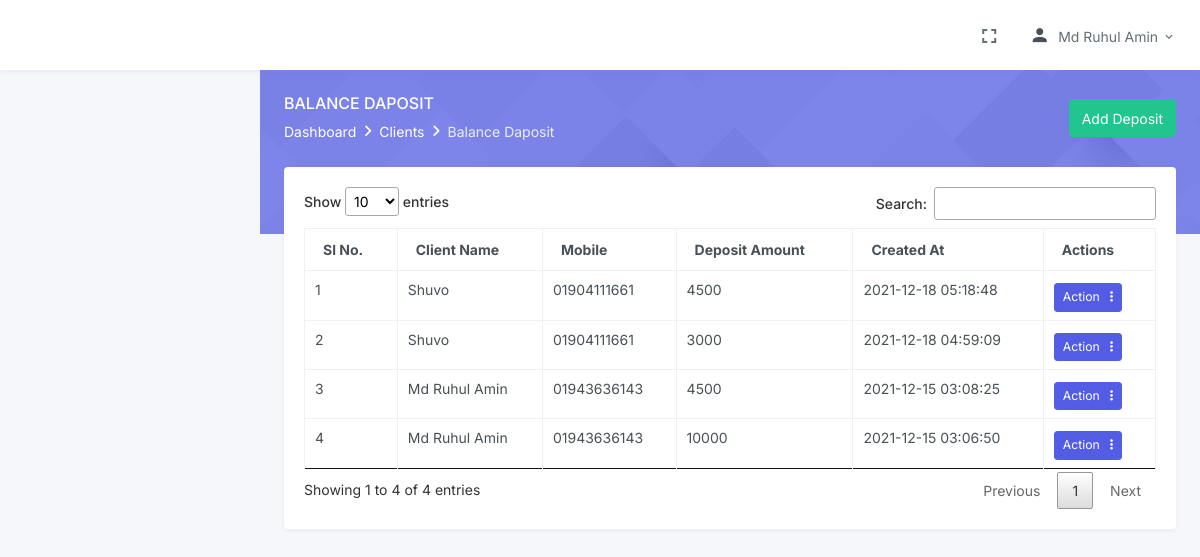
Screenshot of /balance_deposit.php (signed in) with the database file from the repository.
### tables this page shows
CREATE TABLE `test` (
  `id` int(11) NOT NULL,
  `client_id` int(11) NOT NULL,
  `transaction_id` varchar(30) NOT NULL,
  `deposit_method` varchar(220) NOT NULL,
  `deposit_amount` int(11) NOT NULL,
  `deposit_voucher` varchar(255) NOT NULL,
  `deposit_date` date NOT NULL,
  `campaign_id` int(11) NOT NULL,
  `campaign_amount` float NOT NULL,
  `total_amount` float NOT NULL,
  `service_id` int(11) NOT NULL,
  `cat_id` int(11) NOT NULL,
  `sub_cat_id` int(11) NOT NULL,
  `price_category` int(11) NOT NULL,
  `price_unit` int(11) NOT NULL,
  `price_unit_amount` float NOT NULL,
  `discount_amount` float NOT NULL,
  `service_amount` float NOT NULL,
  `selling_price` float NOT NULL,
  `created_at` datetime NOT NULL,
  `updated_at` datetime NOT NULL,
  `created_by` int(11) NOT NULL,
  `updated_by` int(11) NOT NULL,
  `status` int(11) NOT NULL DEFAULT '1',
  `role` int(1) NOT NULL DEFAULT '1'
);

CREATE TABLE `clients` (
  `id` int(255) NOT NULL,
  `clientid` varchar(255) NOT NULL,
  `name` varchar(50) NOT NULL,
  `email` varchar(50) NOT NULL,
  `mobail` varchar(11) NOT NULL,
  `password` varchar(50) NOT NULL,
  `designation` varchar(50) NOT NULL,
  `company_name` varchar(100) NOT NULL,
  `company_email` varchar(50) NOT NULL,
  `company_contact` varchar(11) NOT NULL,
  `company_address` text NOT NULL,
  `client_img` varchar(500) NOT NULL DEFAULT 'set_profile.jpeg',
  `created_at` datetime NOT NULL,
  `created_by` int(11) NOT NULL,
  `updated_at` datetime DEFAULT NULL,
  `updated_by` int(11) DEFAULT NULL,
  `vkey` varchar(100) DEFAULT NULL,
  `balance` float DEFAULT '0',
  `status` int(11) NOT NULL
);

### inc/functions.inc.php (called while the page is built, shortened)
<?php
function db_conn()
{
    $db = mysqli_connect("localhost", "bgdbilli_client", "bgdclient", "bgdbilli_client");
    return $db;
}
function select($table_name, $field_names, $conditions = "", $join = "")
{
    $new_conditions = $conditions;
    if ($conditions) {
        $new_conditions =  "WHERE $conditions ";
    }
      $select = "SELECT $field_names FROM $table_name $join $new_conditions";
    $result = mysqli_query(db_conn(), $select);
    return $result;
}

### balance_deposit.php (the view, shortened to what this page needs)
<?php
require_once 'inc/header.inc.php';
?>
            <div class="main-content">
                <div class="page-content">
                    <div class="page-title-box">
                        <div class="container-fluid">
                         <div class="row align-items-center">
                             <div class="col-sm-6">
                                 <div class="page-title">
                                     <h4>Balance Daposit</h4>
                                         <ol class="breadcrumb m-0">
                                             <li class="breadcrumb-item"><a href="index.php">Dashboard</a></li>
                                             <li class="breadcrumb-item"><a href="all_client.php">Clients</a></li>
                                             <li class="breadcrumb-item active">Balance Daposit</li>
                                         </ol>
                                 </div>
                             </div>
                             <div class="col-sm-6">
                                <div class="float-end d-none d-sm-block">
                                    <a href="add_deposit.php" class="btn btn-success">Add Deposit</a>
                                </div>
                             </div>
                         </div>
                        </div>
                     </div>
                    <div class="container-fluid">
                        <div class="page-content-wrapper">
                            <div class="row">
                                <div class="col-12 overflow">
                                    <div class="card">
                                        <div class="card-body">
                                            <?php
                                            $results=select('test','*',"total_amount !='' ORDER BY created_at DESC");
                                            if (mysqli_num_rows($results) > 0) {
                                            ?>
                                            <table id="datatable" class="table table-bordered dt-responsive nowrap" style="border-collapse: collapse; border-spacing: 0; width: 100%;">
                                                <thead>
                                                <tr>
                                                    <th>Sl No.</th>
                                                    <th>Client Name</th>
                                                    <th>Mobile</th>
                                                    <th>Deposit Amount</th>
                                                    <th>Created At</th>
                                                    <th>Actions</th>
                                                </tr>
                                                </thead>
                                                <tbody>
                                                    <?php
                                                    $i=1;
                                                    foreach($results as $rowfordata ){
                                                    ?>
                                                <tr>
                                                <td><?=$i++ ?></td>
                                                    <?php
                                                    $selectclient=select("clients","name,mobail","id=". $rowfordata['client_id']);
                                                    if (mysqli_num_rows($selectclient) > 0 ) {
                                                    foreach($selectclient as $clientdata){
                                                        ?>
                                                        <td><?=$clientdata['name'];?></td>
                                                        <td><?=$clientdata['mobail'];?></td>
                                                        <?php
                                                    }
                                                }else{
                                                        ?>
                                                        <td></td>
                                                        <td></td>
                                                        <?php
                                                    }
                                                    ?>
                                                    <td><?=$rowfordata['total_amount'];?></td>
                                                    <td><?=$rowfordata['created_at'];?></td>
                                                    <td>
                                                <div class="btn-group mt-1 me-1">
                                                    <button class="btn btn-primary btn-sm dropdown-toggle" type="button" data-bs-toggle="dropdown" aria-haspopup="true" aria-expanded="false">
                                                        Action &nbsp; <i class="fa fa-ellipsis-v"></i></i>
                                                    </button>
                                                </div>
                                            </td>
                                                </tr>
                                                <?php
                                            }
                                                ?>
                                                </tbody>
                                            </table>
                                            <?php
                                             }else{
                                                 echo '<h3 class="text-center">Recourd Not Found</h3>';
                                             }
                                            ?>
                                        </div>
                                    </div>
                                </div>
                            </div>
                    </div>
                </div>
    <?php
    require_once 'inc/footer.inc.php';
    ?>

### inc/header.inc.php (shortened to what this page needs)
<?php
require_once "inc/functions.inc.php";
?>
<!doctype html>
<html lang="en">
<head>
    <link href="assets/libs/admin-resources/jquery.vectormap/jquery-jvectormap-1.2.2.css" rel="stylesheet" type="text/css" />
    <link href="assets/css/bootstrap.min.css" id="bootstrap-style" rel="stylesheet" type="text/css" />
    <link href="assets/css/icons.min.css" rel="stylesheet" type="text/css" />
    <link href="assets/css/app.min.css" id="app-style" rel="stylesheet" type="text/css" />
    <link rel="stylesheet" href="assets/css/jquery.dataTables.min.css">
    <link rel="stylesheet" href="assets/css/style.css">
    <link href="assets/css/select2.min.css" rel="stylesheet" />
    <link rel="stylesheet" href="https://cdnjs.cloudflare.com/ajax/libs/font-awesome/6.0.0-beta2/css/all.min.css" />
</head>
<body>
    <div id="layout-wrapper">
        <header id="page-topbar" style="background-color: #fff;">
            <div class="navbar-header">
                <div class="d-flex">
                    <div class="navbar-brand-box">
                        <a href="index.php" class="logo logo-dark">
                        </a>
                    </div>
                    <button type="button" class="btn btn-sm px-3 font-size-24 header-item waves-effect" id="vertical-menu-btn">
                    </button>
                </div>
                <div class="d-flex">
                    <div class="dropdown d-none d-lg-inline-block ms-1">
                        <button type="button" class="btn header-item noti-icon waves-effect" data-toggle="fullscreen">
                            <i class="mdi mdi-fullscreen"></i>
                        </button>
                    </div>
                    <div class="dropdown d-inline-block">
                        <button type="button" class="btn header-item waves-effect" id="page-header-user-dropdown" data-bs-toggle="dropdown" aria-haspopup="true" aria-expanded="false">
                            <span class="d-none d-xl-inline-block ms-1 "> <i class="mdi mdi-account h4 me-2"></i><?= ucwords($_SESSION['USER_NAME']) ?></span>
                            <i class="mdi mdi-chevron-down d-none d-xl-inline-block"></i>
                        </button>
                    </div>
                </div>
            </div>
        </header>

### inc/footer.inc.php (shortened to what this page needs)
</div>
</div>
</body>
</html>

### rows the page displays
test: total_amount "4500", created_at "2021-12-18 05:18:48"
clients: name "Shuvo", mobail "01904111661"
test: total_amount "3000", created_at "2021-12-18 04:59:09"
test: total_amount "4500", created_at "2021-12-15 03:08:25"
clients: name "Md Ruhul Amin", mobail "01943636143"
test: total_amount "10000", created_at "2021-12-15 03:06:50"

### other values shown
$_SESSION['USER_NAME'] "Md Ruhul Amin"
